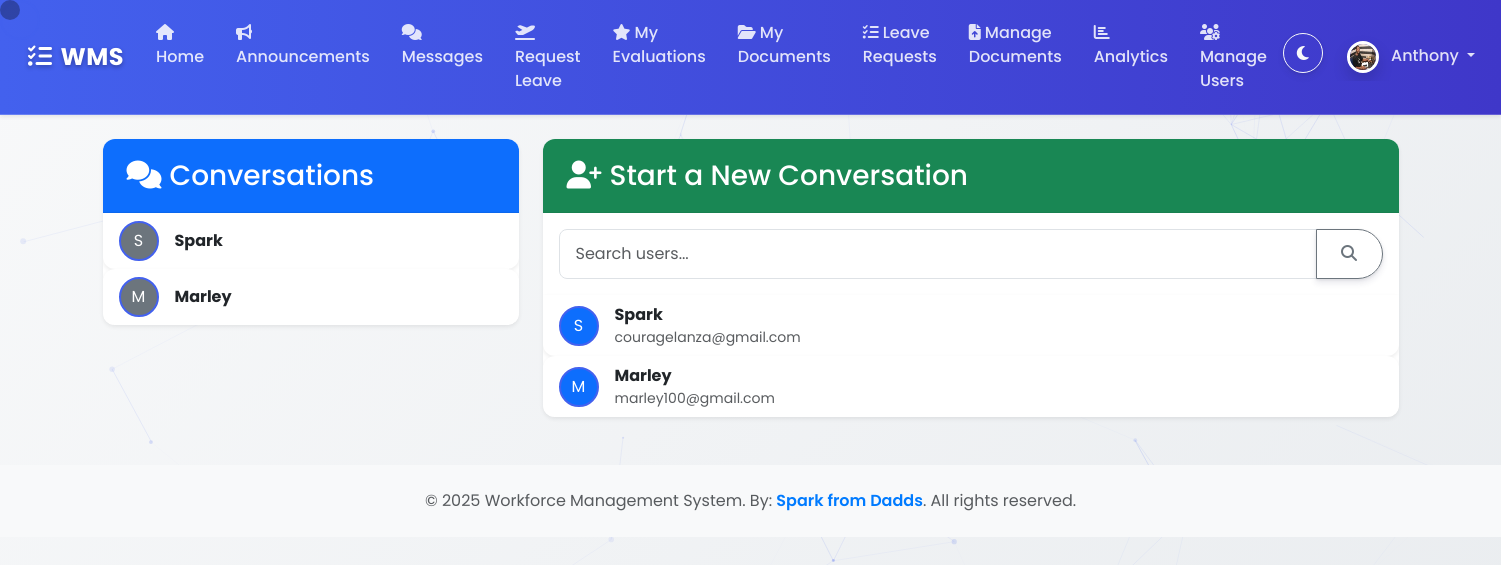
Screenshot of /messages (signed in) with the database file from the repository.
### wms/models.py (models this page shows, shortened)
class ProfilePicture(db.Model):
    id = db.Column(db.Integer, primary_key=True)
    filename = db.Column(db.String(100), nullable=False)
    upload_date = db.Column(db.DateTime, nullable=False, default=datetime.datetime.utcnow)
    user_id = db.Column(db.Integer, db.ForeignKey('user.id'), nullable=False, unique=True)

class User(UserMixin, db.Model):
    id = db.Column(db.Integer, primary_key=True)
    username = db.Column(db.String(150), unique=True, nullable=False)
    email = db.Column(db.String(150), unique=True, nullable=False)
    password_hash = db.Column(db.String(256))
    role = db.Column(db.String(50), nullable=False, default='Employee') # Roles: Admin, Manager, Employee
    profile_picture = db.relationship('ProfilePicture', backref='user', uselist=False)

### wms/routes.py (the view)
@main_bp.route("/messages")
@login_required
def messages():
    search_query = request.args.get('search', '')
    all_users = User.query.filter(User.id != current_user.id).all()
    if search_query:
        all_users = [user for user in all_users if search_query.lower() in user.username.lower() or
                     (user.email and search_query.lower() in user.email.lower())]
    conversations = User.query.join(Message,
        ((Message.sender_id == User.id) & (Message.recipient_id == current_user.id)) |
        ((Message.recipient_id == User.id) & (Message.sender_id == current_user.id))
    ).filter(User.id != current_user.id).distinct().all()
    unread_by_user = {}
    for user in conversations:
        unread_count = Message.query.filter_by(sender_id=user.id, recipient_id=current_user.id, read=False).count()
        if unread_count > 0:
            unread_by_user[user.id] = unread_count
    return render_template('messages.html', title='Messages',
                          all_users=all_users, conversations=conversations,
                          unread_by_user=unread_by_user)

### wms/__init__.py (called while the page is built)
def create_app():
    app = Flask(__name__)
    app.config['SECRET_KEY'] = os.environ.get('SECRET_KEY', 'a-very-secret-key-for-dev')
    app.config['SQLALCHEMY_DATABASE_URI'] = os.environ.get('DATABASE_URL', 'sqlite:///wms.db')
    app.config['SQLALCHEMY_TRACK_MODIFICATIONS'] = False
    app.config['UPLOAD_FOLDER'] = os.path.join(app.root_path, 'static/uploads')
    db.init_app(app)
    login_manager.init_app(app)
    csrf.init_app(app)
    migrate.init_app(app, db) # Initialize Migrate with app and db
    login_manager.login_view = 'main.login'
    login_manager.login_message_category = 'info'
    from wms.routes import main_bp
    app.register_blueprint(main_bp)
    with app.app_context():
        from . import models
    @login_manager.user_loader
    def load_user(user_id):
        from .models import User
        return User.query.get(int(user_id))
    return app

### wms/routes.py (called while the page is built)
@main_bp.context_processor
def inject_unread_messages_count():
    if current_user.is_authenticated:
        unread_count = Message.query.filter_by(recipient_id=current_user.id, read=False).count()
        return {'unread_messages_count': unread_count}
    return {'unread_messages_count': 0}

### wms/templates/messages.html (shortened to what this page needs)
{% extends "base.html" %}
{% block content %}
    <div class="content-section">
        <div class="row">
            <div class="col-md-4">
                <div class="card mb-4 shadow-sm">
                    <div class="card-header bg-primary text-white">
                        <h3 class="mb-0"><i class="fas fa-comments me-2"></i>Conversations</h3>
                    </div>
                    <div class="card-body p-0">
                        <div class="list-group list-group-flush">
                            {% for user in conversations %}
                                <a href="{{ url_for('main.conversation', recipient_id=user.id) }}" class="list-group-item list-group-item-action d-flex align-items-center">
                                    <div class="avatar bg-secondary text-white rounded-circle me-3 d-flex align-items-center justify-content-center" style="width: 40px; height: 40px;">
                                        {{ user.username[0] | upper }}
                                    </div>
                                    <div>
                                        <strong>{{ user.username }}</strong>
                                    </div>
                                </a>
                            {% else %}
                                <div class="list-group-item text-center py-4">
                                    <i class="fas fa-inbox fa-2x mb-2 text-muted"></i>
                                    <p class="mb-0">You have no existing conversations.</p>
                                </div>
                            {% endfor %}
                        </div>
                    </div>
                </div>
            </div>
            <div class="col-md-8">
                <div class="card shadow-sm">
                    <div class="card-header bg-success text-white">
                        <h3 class="mb-0"><i class="fas fa-user-plus me-2"></i>Start a New Conversation</h3>
                    </div>
                    <div class="card-body p-0">
                        <form action="{{ url_for('main.messages') }}" method="GET" class="p-3">
                            <div class="input-group">
                                <input type="text" name="search" class="form-control" placeholder="Search users..." value="{{ request.args.get('search', '') }}">
                                <button class="btn btn-outline-secondary" type="submit">
                                    <i class="fas fa-search"></i>
                                </button>
                            </div>
                        </form>
                        <div class="list-group list-group-flush">
                            {% for user in all_users %}
                                <a href="{{ url_for('main.conversation', recipient_id=user.id) }}" class="list-group-item list-group-item-action d-flex align-items-center">
                                    <div class="avatar bg-primary text-white rounded-circle me-3 d-flex align-items-center justify-content-center" style="width: 40px; height: 40px;">
                                        {{ user.username[0] | upper }}
                                    </div>
                                    <div>
                                        <strong>{{ user.username }}</strong>
                                        <small class="text-muted d-block">{{ user.email }}</small>
                                    </div>
                                </a>
                            {% endfor %}
                        </div>
                    </div>
                </div>
            </div>
        </div>
    </div>
{% endblock content %}

### wms/templates/base.html (shortened to what this page needs)
<!DOCTYPE html>
<html data-bs-theme="light">
<head>
    <link rel="stylesheet" href="https://cdn.jsdelivr.net/npm/bootstrap@5.3.0/dist/css/bootstrap.min.css">
    <link rel="stylesheet" href="https://cdnjs.cloudflare.com/ajax/libs/font-awesome/6.5.0/css/all.min.css">
    <link rel="stylesheet" href="{{ url_for('static', filename='css/styles.css') }}">
</head>
<body>
    <div id="particles-js" style="position: fixed; top: 0; left: 0; width: 100%; height: 100%; z-index: -1;"></div>
    <div class="custom-cursor"></div>
    <div class="cursor-follower"></div>
    <nav class="navbar navbar-expand-lg navbar-dark shadow-sm sticky-top">
        <div class="container-fluid">
            <a class="navbar-brand" href="#"><i class="fas fa-tasks me-2"></i>WMS</a>
            <div class="collapse navbar-collapse" id="navbarContent">
                <ul class="navbar-nav me-auto mb-2 mb-lg-0">
                    {% if current_user.is_authenticated %}
                        <li class="nav-item"><a class="nav-link" href="{{ url_for('main.home') }}"><i class="fas fa-home me-1"></i>Home</a></li>
                        <li class="nav-item"><a class="nav-link" href="{{ url_for('main.announcements') }}"><i class="fas fa-bullhorn me-1"></i>Announcements</a></li>
                        <li class="nav-item">
                            <a class="nav-link position-relative" href="{{ url_for('main.messages') }}">
                                <i class="fas fa-comments me-1"></i>Messages
                            </a>
                        </li>
                        <li class="nav-item"><a class="nav-link" href="{{ url_for('main.new_leave_request') }}"><i class="fas fa-plane-departure me-1"></i>Request Leave</a></li>
                        <li class="nav-item"><a class="nav-link" href="{{ url_for('main.view_evaluations', user_id=current_user.id) }}"><i class="fas fa-star me-1"></i>My Evaluations</a></li>
                        <li class="nav-item"><a class="nav-link" href="{{ url_for('main.my_documents') }}"><i class="fas fa-folder-open me-1"></i>My Documents</a></li>
                        {% if current_user.role in ['Admin', 'Manager'] %}
                            <li class="nav-item"><a class="nav-link" href="{{ url_for('main.leave_requests') }}"><i class="fas fa-tasks me-1"></i>Leave Requests</a></li>
                            <li class="nav-item"><a class="nav-link" href="{{ url_for('main.documents') }}"><i class="fas fa-file-upload me-1"></i>Manage Documents</a></li>
                            <li class="nav-item"><a class="nav-link" href="{{ url_for('main.analytics') }}"><i class="fas fa-chart-bar me-1"></i>Analytics</a></li>
                            {% if current_user.role == 'Admin' %}
                                <li class="nav-item"><a class="nav-link" href="{{ url_for('main.admin_reset_password') }}"><i class="fas fa-users-cog me-1"></i>Manage Users</a></li>
                            {% endif %}
                        {% endif %}
                    {% endif %}
                </ul>
                <ul class="navbar-nav">
                    <li class="nav-item me-2">
                        <button class="btn btn-outline-light" id="darkModeToggle">
                            <i class="fas fa-moon"></i>
                        </button>
                    </li>
                    {% if current_user.is_authenticated %}
                        <li class="nav-item dropdown">
                            <a class="nav-link dropdown-toggle" href="#" id="navbarDropdown" role="button" data-bs-toggle="dropdown" aria-expanded="false">
                                {% if current_user.profile_picture %}
                                    <img src="{{ url_for('static', filename='uploads/profile_pics/' + current_user.profile_picture.filename) }}"
                                         class="rounded-circle profile-picture" width="32" height="32" alt="Profile Picture">
                                {% else %}
                                    <img src="{{ url_for('static', filename='uploads/profile_pics/default.png') }}"
                                         class="rounded-circle profile-picture" width="32" height="32" alt="Default Profile Picture">
                                {% endif %}
                                <span class="ms-2">{{ current_user.username }}</span>
                            </a>
                        </li>
                    {% else %}
                        <li class="nav-item"><a class="nav-link" href="{{ url_for('main.login') }}"><i class="fas fa-sign-in-alt me-1"></i>Login</a></li>
                        <li class="nav-item"><a class="nav-link" href="{{ url_for('main.register') }}"><i class="fas fa-user-plus me-1"></i>Register</a></li>
                    {% endif %}
                </ul>
            </div>
        </div>
    </nav>
    <div class="container mt-4">
        {% block content %}{% endblock %}
    </div>
    <footer class="bg-light text-center text-muted py-4 mt-5" id="footer">
  <div class="container">
    <p class="mb-0">
      © 2025 Workforce Management System. By:
      <span style="color: #007BFF; font-weight: 600;">Spark from Dadds</span>.
      All rights reserved.
    </p>
  </div>
</footer>
</body>
</html>

### wms/static/css/styles.css (style rules this page uses)
:root { --primary-color: #4361ee; --secondary-color: #3f37c9; --success-color: #4cc9f0; --info-color: #4895ef; --warning-color: #f72585; --danger-color: #e63946; --light-color: #f8f9fa; --dark-color: #212529; }
[data-bs-theme="light"] { --body-bg: linear-gradient(135deg, #f8f9fa 0%, #e9ecef 100%); --text-color: #333; --card-bg: #fff; --hover-bg: rgba(67, 97, 238, 0.05); }
body { background: var(--body-bg); min-height: 100vh; font-family: 'Poppins', sans-serif; color: var(--text-color); }
.navbar { background: linear-gradient(90deg, var(--primary-color) 0%, var(--secondary-color) 100%) !important; padding: 0.8rem 1rem; backdrop-filter: blur(10px); -webkit-backdrop-filter: blur(10px); box-shadow: 0 4px 30px rgba(0, 0, 0, 0.1); border-bottom: 1px solid rgba(255, 255, 255, 0.2); }
.navbar-brand { font-weight: 700; letter-spacing: 0.5px; font-size: 1.5rem; color: white !important; text-shadow: 0 2px 4px rgba(0,0,0,0.3); }
.navbar-dark .navbar-nav .nav-link { color: rgba(255, 255, 255, 0.85); font-weight: 500; padding: 0.5rem 1rem; border-radius: 4px; transition: all 0.3s ease; position: relative; overflow: hidden; }
.navbar-dark .navbar-nav .nav-link::before { content: ''; position: absolute; bottom: 0; left: 0; width: 0; height: 2px; background: linear-gradient(90deg, #fff, #4cc9f0); transition: width 0.3s ease; }
.card, .list-group-item { border: none; box-shadow: 0 0.125rem 0.25rem rgba(0, 0, 0, 0.075); transition: all 0.3s ease; border-radius: 0.75rem; overflow: hidden; background-color: var(--card-bg); }
.card-header { border-bottom: 1px solid rgba(0, 0, 0, 0.05); padding: 1.25rem 1.5rem; font-weight: 600; }
.card-body { padding: 1.5rem; }
.btn { border-radius: 50px; padding: 0.5rem 1.5rem; font-weight: 500; text-transform: uppercase; letter-spacing: 0.5px; transition: all 0.3s ease; box-shadow: 0 4px 6px rgba(50, 50, 93, 0.11), 0 1px 3px rgba(0, 0, 0, 0.08); }
.form-control, .form-select { border-radius: 0.5rem; padding: 0.75rem 1rem; border: 1px solid #dee2e6; transition: all 0.3s ease; }
.profile-picture { border: 3px solid white; box-shadow: 0 0.5rem 1rem rgba(0, 0, 0, 0.15); }
.container { animation: fadeIn 0.5s ease-out; }
#darkModeToggle { width: 40px; height: 40px; border-radius: 50%; padding: 0; display: flex; align-items: center; justify-content: center; transition: all 0.3s ease; }
.list-group-item { transition: all 0.3s ease; border-left: 4px solid transparent; }
.list-group-item .rounded-circle { border: 2px solid var(--primary-color); transition: all 0.3s ease; }

### wms/templates/base.html (style rules this page uses)
.custom-cursor { position: fixed; width: 20px; height: 20px; background: rgba(67, 97, 238, 0.3); border-radius: 50%; pointer-events: none; z-index: 9999; transition: transform 0.1s ease; mix-blend-mode: difference; }
.cursor-follower { position: fixed; width: 40px; height: 40px; border: 2px solid rgba(67, 97, 238, 0.3); border-radius: 50%; pointer-events: none; z-index: 9998; transition: all 0.3s ease; }
* { cursor: none; }
a, button, .btn, .nav-link { cursor: none; }

### rows the page displays
ProfilePicture: filename (picture)
User: username "Anthony"
User: username "S", username "Spark", email "couragelanza@gmail.com"
User: username "M", username "Marley", email "marley100@gmail.com"
